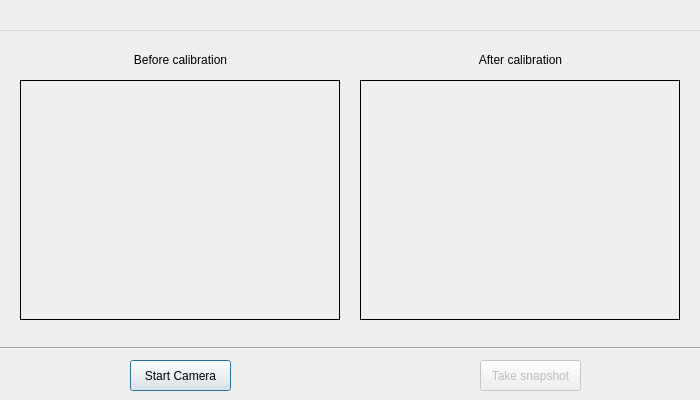
<?xml version="1.0" encoding="UTF-8"?>
<ui version="4.0">
 <class>CalibrateDialog</class>
 <widget class="QDialog" name="CalibrateDialog">
  <property name="geometry">
   <rect>
    <x>0</x>
    <y>0</y>
    <width>700</width>
    <height>400</height>
   </rect>
  </property>
  <property name="windowTitle">
   <string>Camera Calibration</string>
  </property>
  <widget class="QWidget" name="centralWidget" native="true">
   <property name="geometry">
    <rect>
     <x>0</x>
     <y>30</y>
     <width>701</width>
     <height>381</height>
    </rect>
   </property>
   <widget class="QLabel" name="before_label">
    <property name="geometry">
     <rect>
      <x>20</x>
      <y>20</y>
      <width>321</width>
      <height>20</height>
     </rect>
    </property>
    <property name="text">
     <string>Before calibration</string>
    </property>
    <property name="alignment">
     <set>Qt::AlignCenter</set>
    </property>
   </widget>
   <widget class="QLabel" name="after_label">
    <property name="geometry">
     <rect>
      <x>365</x>
      <y>20</y>
      <width>311</width>
      <height>20</height>
     </rect>
    </property>
    <property name="text">
     <string>After calibration</string>
    </property>
    <property name="alignment">
     <set>Qt::AlignCenter</set>
    </property>
   </widget>
   <widget class="QLabel" name="before_img">
    <property name="geometry">
     <rect>
      <x>20</x>
      <y>50</y>
      <width>320</width>
      <height>240</height>
     </rect>
    </property>
    <property name="autoFillBackground">
     <bool>false</bool>
    </property>
    <property name="frameShape">
     <enum>QFrame::Box</enum>
    </property>
    <property name="text">
     <string/>
    </property>
   </widget>
   <widget class="QLabel" name="after_img">
    <property name="geometry">
     <rect>
      <x>360</x>
      <y>50</y>
      <width>320</width>
      <height>240</height>
     </rect>
    </property>
    <property name="autoFillBackground">
     <bool>false</bool>
    </property>
    <property name="frameShape">
     <enum>QFrame::Box</enum>
    </property>
    <property name="text">
     <string/>
    </property>
   </widget>
   <widget class="Line" name="line">
    <property name="geometry">
     <rect>
      <x>0</x>
      <y>310</y>
      <width>701</width>
      <height>16</height>
     </rect>
    </property>
    <property name="orientation">
     <enum>Qt::Horizontal</enum>
    </property>
   </widget>
   <widget class="QPushButton" name="startCameraButton">
    <property name="geometry">
     <rect>
      <x>130</x>
      <y>330</y>
      <width>101</width>
      <height>31</height>
     </rect>
    </property>
    <property name="text">
     <string>Start Camera</string>
    </property>
   </widget>
   <widget class="QPushButton" name="takeSnaphotButton">
    <property name="enabled">
     <bool>false</bool>
    </property>
    <property name="geometry">
     <rect>
      <x>480</x>
      <y>330</y>
      <width>101</width>
      <height>31</height>
     </rect>
    </property>
    <property name="text">
     <string>Take snapshot</string>
    </property>
   </widget>
   <widget class="QLabel" name="success_label">
    <property name="geometry">
     <rect>
      <x>270</x>
      <y>340</y>
      <width>161</width>
      <height>16</height>
     </rect>
    </property>
    <property name="text">
     <string/>
    </property>
   </widget>
  </widget>
  <widget class="QStatusBar" name="statusBar">
   <property name="geometry">
    <rect>
     <x>0</x>
     <y>0</y>
     <width>3</width>
     <height>30</height>
    </rect>
   </property>
  </widget>
  <widget class="QMenuBar" name="menuBar">
   <property name="geometry">
    <rect>
     <x>0</x>
     <y>0</y>
     <width>700</width>
     <height>31</height>
    </rect>
   </property>
  </widget>
 </widget>
 <layoutdefault spacing="6" margin="11"/>
 <resources/>
 <connections/>
</ui>
